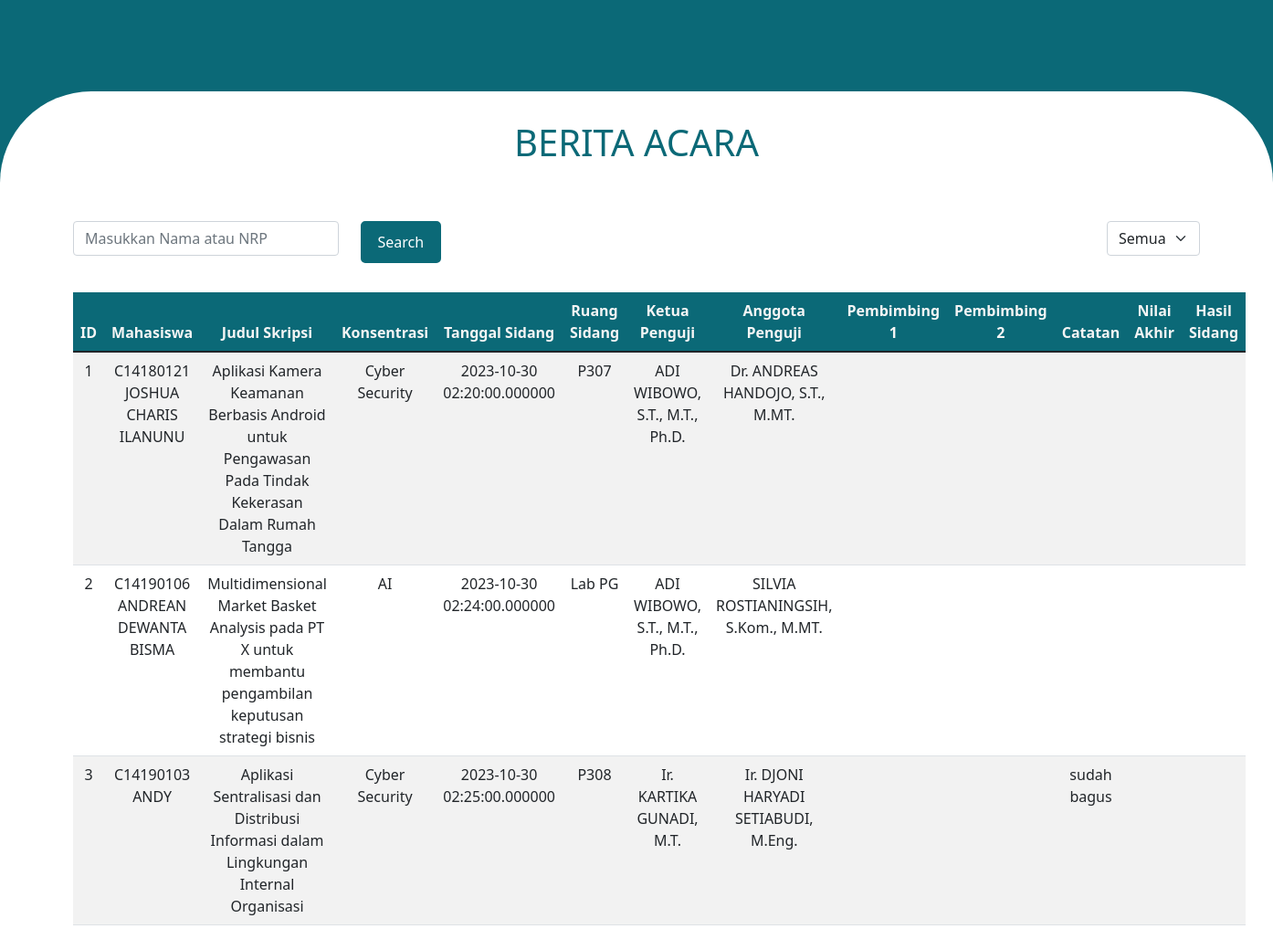
Before: /beritaAcara.php with the older database file.
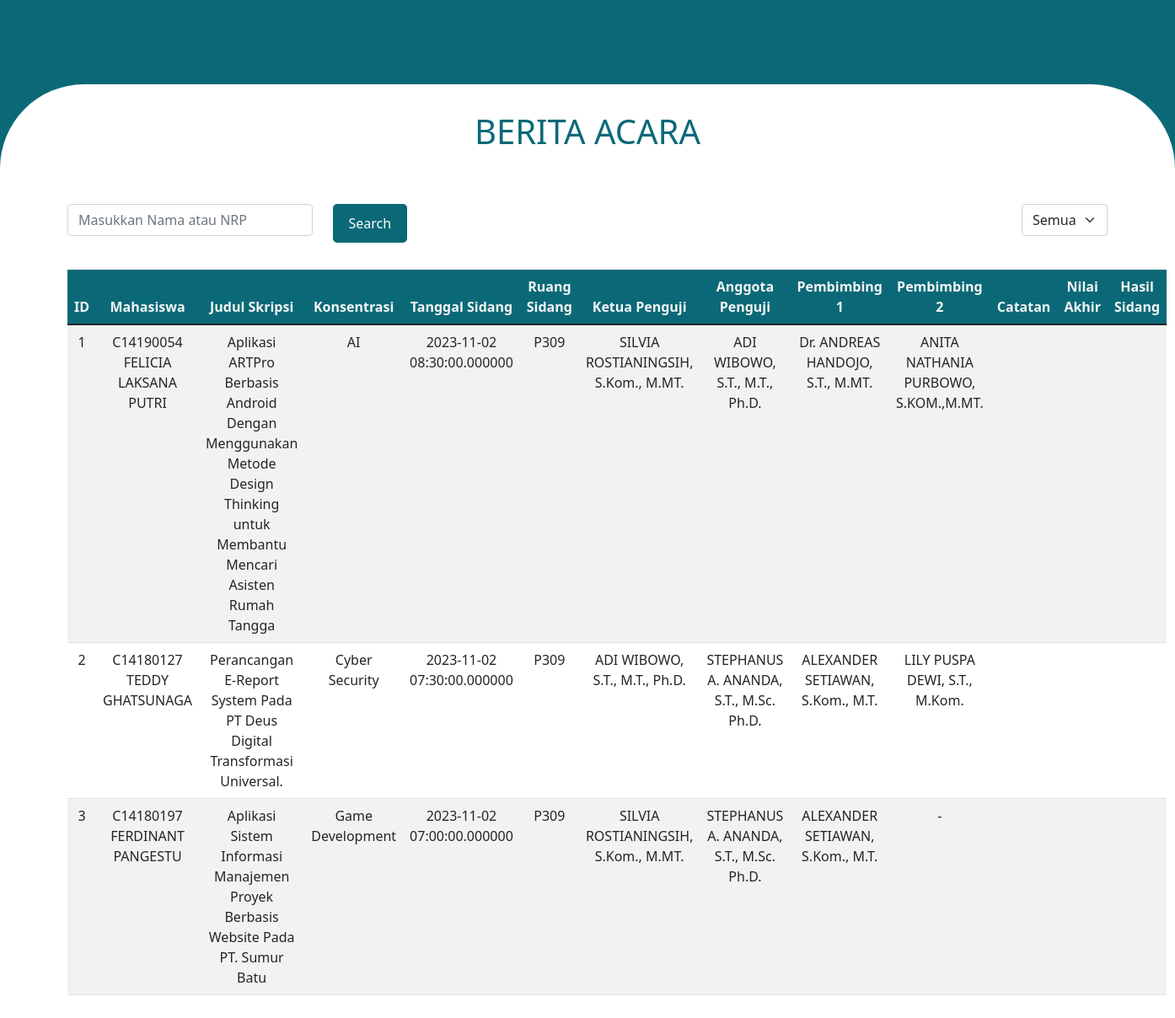
After: the same page with the newer database file.
### tables this page shows
CREATE TABLE `berita_acara` (
  `id` int(10) NOT NULL,
  `nama_nrp` varchar(50) DEFAULT NULL,
  `judul_skripsi` varchar(200) DEFAULT NULL,
  `konsentrasi` varchar(100) NOT NULL,
  `tanggal_sidang` datetime(6) DEFAULT NULL,
  `ruang_sidang` varchar(200) NOT NULL,
  `ketua_penguji` varchar(200) DEFAULT NULL,
  `anggota_penguji` varchar(200) DEFAULT NULL,
  `pembimbing_1` varchar(200) DEFAULT NULL,
  `pembimbing_2` varchar(200) DEFAULT NULL,
  `catatan` varchar(200) DEFAULT NULL,
  `nilai_akhir` int(10) DEFAULT NULL,
  `hasil_sidang` varchar(200) DEFAULT NULL
);

### config.php (called while the page is built, shortened)
<?php
$serverName = "localhost";
$username = "root";
$password = "";
$dbname = "manpro13";
$conn = mysqli_connect($serverName, $username, $password, $dbname);
$fetch_berita_acara = 'SELECT * FROM berita_acara';
$stmt = mysqli_prepare($conn, $fetch_berita_acara );
mysqli_stmt_execute($stmt);
$result_berita_acara = mysqli_stmt_get_result($stmt);
?>

### beritaAcara.php (the view, shortened to what this page needs)
<?php
include 'config.php';
?>
<!DOCTYPE html>
<html lang="en">
<head>
    <link href="https://cdn.jsdelivr.net/npm/bootstrap@5.1.3/dist/css/bootstrap.min.css" rel="stylesheet">
</head>
<body style="background-color: #0B6977;">
    <div id="rectangle">
        <div class="container-lg">
            <div class="row">
                <div class="col-lg-12">
                    <h1 style="text-align: center; color: #0B6977" class="text-uppercase">berita acara</h1>
                </div>
            </div>
        </div>
        <form action="" method="POST">
            <div class="row mt-4">
                <div class="col-lg-3">
                    <div class="input-group mb-3" style="margin-top: 30px;">
                        <input type="text" name="keyword" id="keyword" class="form-control" placeholder="Masukkan Nama atau NRP">
                    </div>
                </div>
                <div class="col-lg-3">
                    <button type="submit" class="btn btn-outline-ocean" style="margin-top: 30px;">Search</button>
                </div>
                <div class="col-lg-6">
                    <div style="float: right;">
                    <select class="form-select" name="periode" id="periode" class="Default select example" style="margin-top: 30px;">
                        <option selected value="Semua">Semua</option>
                    </select>
                    </div>
                </div>
            </div>
        </form>
        <div class="row mt-4">
            <div class="col-lg-12">
                <div id="searchResult">
                    <table class="mx-auto table table-striped">
                        <thead style="background-color:#0B6977; color: whitesmoke; text-align: center;">
                            <tr>
                                <th>ID</th>
                                <th>Mahasiswa</th>
                                <th>Judul Skripsi</th>
                                <th>Konsentrasi</th>
                                <th>Tanggal Sidang</th>
                                <th>Ruang Sidang</th>
                                <th>Ketua Penguji</th>
                                <th>Anggota Penguji</th>
                                <th>Pembimbing 1</th>
                                <th>Pembimbing 2</th>
                                <th>Catatan</th>
                                <th>Nilai Akhir</th>
                                <th>Hasil Sidang</th>
                            </tr>
                        </thead>
                        <tbody style="text-align: center;">
                            <?php if (mysqli_num_rows($result_berita_acara) > 0): ?>
                                <?php while($row = mysqli_fetch_assoc($result_berita_acara)): ?>
                                <tr>
                                    <td><?php echo $row['id'];?></td>
                                    <td><?php echo $row['nama_nrp'];?></td>
                                    <td><?php echo $row['judul_skripsi'];?></td>
                                    <td><?php echo $row['konsentrasi'];?></td>
                                    <td><?php echo $row['tanggal_sidang'];?></td>
                                    <td><?php echo $row['ruang_sidang'];?></td>
                                    <td><?php echo $row['ketua_penguji'];?></td>
                                    <td><?php echo $row['anggota_penguji'];?></td>
                                    <td><?php echo $row['pembimbing_1'];?></td>
                                    <td><?php echo $row['pembimbing_2'];?></td>
                                    <td><?php echo $row['catatan'];?></td>
                                    <td><?php echo $row['nilai_akhir'];?></td>
                                    <td><?php echo $row['hasil_sidang'];?></td>
                                </tr>
                                <?php endwhile ?>
                            <?php else: ?>
                                <tr>
                                    <td colspan="13"><h4 style="color: #0B6977;">Tidak ada data.</h4></td>
                                </tr>
                            <?php endif ?>
                        </tbody>
                    </table>
                </div>
            </div>
        </div>
    </div>
</body>
</html>

### beritaAcara.php (style rules this page uses)
#rectangle { width: 100%; height: 100%; flex-shrink: 0; border-radius: 6.25rem 6.25rem 0rem 0rem; background: white; margin-top:100px; margin-bottom: 0px; padding-left: 5rem; padding-right: 5rem; padding-top: 2rem; padding-bottom: 2rem; }
.btn.btn-outline-ocean { color: #fff; background-color: #0B6977; border: 3px solid #0B6977; padding: 8px 16px; font-weight: 500; border-radius: 5px; text-decoration: none; display: inline-block; font-size: 16px; text-align: center; cursor: pointer; transition: background-color 0.3s, color 0.3s, border-color 0.3s; }

Changed rows visible on the page:
changed berita_acara "Dr. ANDREAS HANDOJO, S.T., M.MT.": nama_nrp "C14180121 JOSHUA CHARIS ILANUNU" → "C14190054 FELICIA LAKSANA PUTRI"; judul_skripsi "Aplikasi Kamera Keamanan Berbasis Android untuk Pengawasan Pada Tindak Kekerasan Dalam Rumah Tangga" → "Aplikasi ARTPro Berbasis Android Dengan Menggunakan Metode Design Thinking untuk Membantu Mencari Asisten Rumah Tangga"; konsentrasi "Cyber Security" → "AI"; tanggal_sidang "2023-10-30 02:20:00.000000" → "2023-11-02 08:30:00.000000"; ruang_sidang "P307" → "P309"; ketua_penguji "ADI WIBOWO, S.T., M.T., Ph.D." → "SILVIA ROSTIANINGSIH, S.Kom., M.MT."; anggota_penguji "Dr. ANDREAS HANDOJO, S.T., M.MT." → "ADI WIBOWO, S.T., M.T., Ph.D."; pembimbing_1 (not shown) → "Dr. ANDREAS HANDOJO, S.T., M.MT."; pembimbing_2 (not shown) → "ANITA NATHANIA PURBOWO, S.KOM.,M.MT."
changed berita_acara id 2: nama_nrp "C14190106 ANDREAN DEWANTA BISMA" → "C14180127 TEDDY GHATSUNAGA"; judul_skripsi "Multidimensional Market Basket Analysis pada PT X untuk membantu pengambilan keputusan strategi bisnis" → "Perancangan E-Report System Pada PT Deus Digital Transformasi Universal."; konsentrasi "AI" → "Cyber Security"; tanggal_sidang "2023-10-30 02:24:00.000000" → "2023-11-02 07:30:00.000000"; ruang_sidang "Lab PG" → "P309"; anggota_penguji "SILVIA ROSTIANINGSIH, S.Kom., M.MT." → "STEPHANUS A. ANANDA, S.T., M.Sc. Ph.D."; pembimbing_1 (not shown) → "ALEXANDER SETIAWAN, S.Kom., M.T."; pembimbing_2 (not shown) → "LILY PUSPA DEWI, S.T., M.Kom."
changed berita_acara id 3: nama_nrp "C14190103 ANDY" → "C14180197 FERDINANT PANGESTU"; judul_skripsi "Aplikasi Sentralisasi dan Distribusi Informasi dalam Lingkungan Internal Organisasi" → "Aplikasi Sistem Informasi Manajemen Proyek Berbasis Website Pada PT. Sumur Batu"; konsentrasi "Cyber Security" → "Game Development"; tanggal_sidang "2023-10-30 02:25:00.000000" → "2023-11-02 07:00:00.000000"; ruang_sidang "P308" → "P309"; ketua_penguji "Ir. KARTIKA GUNADI, M.T." → "SILVIA ROSTIANINGSIH, S.Kom., M.MT."; anggota_penguji "Ir. DJONI HARYADI SETIABUDI, M.Eng." → "STEPHANUS A. ANANDA, S.T., M.Sc. Ph.D."; pembimbing_1 (not shown) → "ALEXANDER SETIAWAN, S.Kom., M.T."; pembimbing_2 (not shown) → "-"; catatan "sudah bagus" → (not shown)
